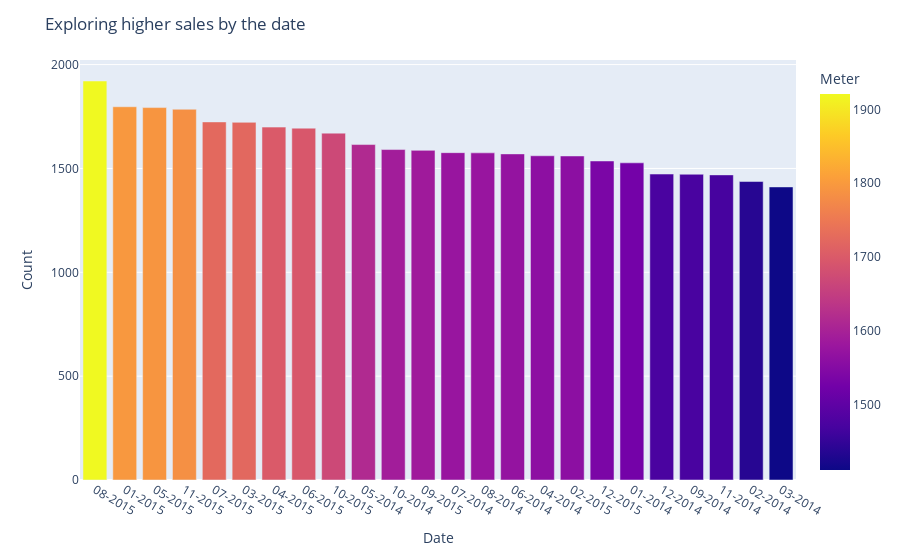

The code cell stored with this chart in its notebook:
### Markdown cell above
### Exploring the higher sales

### Code cell
data["Year"] = data['Date'].str.split("-").str[-1]
data["Month-Year"] = data['Date'].str.split("-").str[1] + "-" + data['Date'].str.split("-").str[-1]
fig1 = px.bar(data["Month-Year"].value_counts(ascending=False), 
              orientation= "v", 
              color = data["Month-Year"].value_counts(ascending=False),
               labels={'value':'Count', 'index':'Date','color':'Meter'})

fig1.update_layout(title_text="Exploring higher sales by the date")

fig1.show()

### Figure 1 — Plotly figure (JSON) as saved in the notebook; plotly's stock layout.template omitted (floating-point values rounded to 4 significant figures)
{"data": [{"alignmentgroup": "True", "hovertemplate": "Date=%{x}<br>Count=%{y}<br>Meter=%{marker.color}<extra></extra>", "legendgroup": "", "marker": {"color": [1921, 1797, 1793, 1785, 1724, 1722, 1699, 1694, 1670, 1615, 1591, 1587, 1576, 1575, 1570, 1561, 1560, 1536, 1527, 1473, 1472, 1469, 1437, 1411], "coloraxis": "coloraxis", "pattern": {"shape": ""}}, "name": "", "offsetgroup": "", "orientation": "v", "showlegend": false, "textposition": "auto", "type": "bar", "x": ["08-2015", "01-2015", "05-2015", "11-2015", "07-2015", "03-2015", "04-2015", "06-2015", "10-2015", "05-2014", "10-2014", "09-2015", "07-2014", "08-2014", "06-2014", "04-2014", "02-2015", "12-2015", "01-2014", "12-2014", "09-2014", "11-2014", "02-2014", "03-2014"], "xaxis": "x", "y": [1921, 1797, 1793, 1785, 1724, 1722, 1699, 1694, 1670, 1615, 1591, 1587, 1576, 1575, 1570, 1561, 1560, 1536, 1527, 1473, 1472, 1469, 1437, 1411], "yaxis": "y"}], "layout": {"barmode": "relative", "coloraxis": {"colorbar": {"title": {"text": "Meter"}}, "colorscale": [[0, "#0d0887"], [0.1111, "#46039f"], [0.2222, "#7201a8"], [0.3333, "#9c179e"], [0.4444, "#bd3786"], [0.5556, "#d8576b"], [0.6667, "#ed7953"], [0.7778, "#fb9f3a"], [0.8889, "#fdca26"], [1, "#f0f921"]]}, "legend": {"tracegroupgap": 0}, "margin": {"t": 60}, "title": {"text": "Exploring higher sales by the date"}, "xaxis": {"anchor": "y", "domain": [0, 1], "title": {"text": "Date"}}, "yaxis": {"anchor": "x", "domain": [0, 1], "title": {"text": "Count"}}}}
